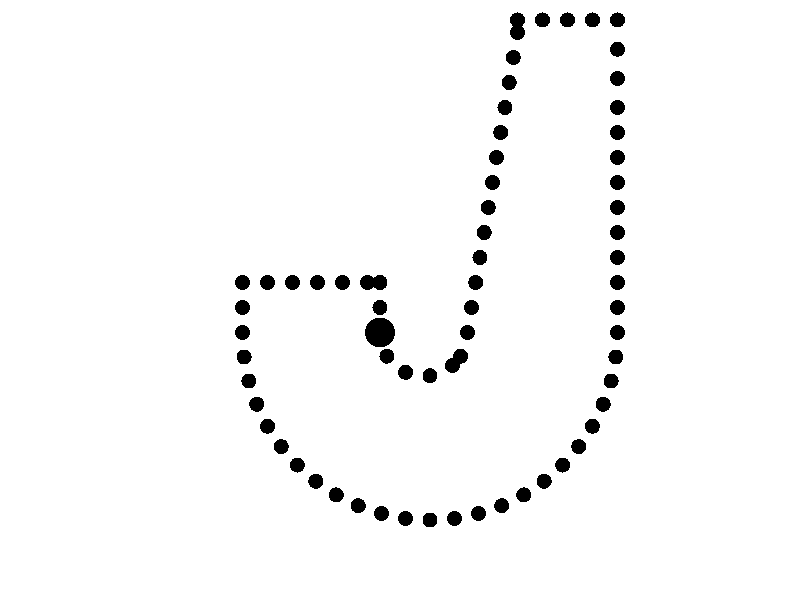

Write R code to recreate this figure.
idx_v = c(-15:15)
idx_h = c(-15:25)
par(mar=c(3,3,0,0))
layout(1, respect=TRUE)
plot(0,0,col=0, xlim=c(-20,20), ylim=c(-15,25), xaxt="n", yaxt="n", xlab="", ylab="", bty="n")
# axis(1, idx_v, las=2,  bty="n")
# axis(2, idx_h, las=2,  bty="n")
# rect(0,0,500,170)

# # rule
# abline(
#   v=idx_v,
#   h=idx_h,
#   col="grey", lty=2
# )
# plotrix::draw.circle(0,0,15, lty=2, border="grey")
# plotrix::draw.circle(-.5,0,3.5, lty=2, border="grey")

# polygon(
#   c(-15, -15, -4, -4,  cos(seq(1, 0, length.out=12)*pi) * 3.5 - 0.5, 3,  7,  7, 15, 15,  cos(seq(0, 1, length.out=19)*pi) * 15),
#   c(0  ,   4,  4,  0, -sin(seq(1, 0, length.out=12)*pi) * 3.5      , 0, 24, 25, 25, 0 , -sin(seq(0, 1, length.out=19)*pi) * 15)
# )
poteaux = data.frame(rbind(
  list(x=-15  , y=+04, col="red"  , cex=2),
  list(x=-13, y=+04, col="blue"  , cex=2),
  list(x=-11 , y=+04, col="blue"  , cex=2),
  list(x=-09  , y=+04, col="blue"  , cex=2),
  list(x=-07  , y=+04, col="blue"  , cex=2),
  list(x=-05  , y=+04, col="red"  , cex=2),
  list(x=-04  , y=+04, col="red"  , cex=2),
  list(x=-04  , y=+02, col="blue" , cex=2),
  list(x=-04  , y=+00, col="black", cex=4),
  list(x= cos(seq(1, 0, length.out=12)[3]*pi) * 3.5 - 0.5, y=-sin(seq(1, 0, length.out=12)[3]*pi) * 3.5, col="blue" , cex=2),
  list(x= cos(seq(1, 0, length.out=12)[5]*pi) * 3.5 - 0.5, y=-sin(seq(1, 0, length.out=12)[5]*pi) * 3.5, col="blue" , cex=2),
  list(x= cos(seq(1, 0, length.out=12)[7]*pi) * 3.5 - 0.5, y=-sin(seq(1, 0, length.out=12)[7]*pi) * 3.5, col="blue" , cex=2),
  list(x= cos(seq(1, 0, length.out=12)[9]*pi) * 3.5 - 0.5, y=-sin(seq(1, 0, length.out=12)[9]*pi) * 3.5, col="red" , cex=2),
  list(x= cos(seq(1, 0, length.out=12)[10]*pi) * 3.5 - 0.5, y=-sin(seq(1, 0, length.out=12)[10]*pi) * 3.5, col="red" , cex=2),
  list(x=+03.00, y=+00, col="red" , cex=2),
  list(x=+03.33, y=+02, col="purple", cex=2),
  list(x=+03.66, y=+04, col="blue", cex=2),
  list(x=+04.00, y=+06, col="purple", cex=2),
  list(x=+04.33, y=+08, col="blue", cex=2),
  list(x=+04.66, y=+10, col="purple", cex=2),
  list(x=+05.00, y=+12, col="blue", cex=2),
  list(x=+05.33, y=+14, col="purple", cex=2),
  list(x=+05.66, y=+16, col="blue", cex=2),
  list(x=+06.00, y=+18, col="purple", cex=2),
  list(x=+06.33, y=+20, col="blue", cex=2),
  list(x=+06.66, y=+22, col="purple", cex=2),
  list(x=+07.00, y=+24, col="red" , cex=2),
  list(x=+07.00, y=+25, col="red" , cex=2),
  list(x=+09   , y=+25, col="blue" , cex=2),
  list(x=+11   , y=+25, col="blue" , cex=2),
  list(x=+13   , y=+25, col="blue" , cex=2),
  list(x=+15   , y=+25, col="red" , cex=2),

  list(x=+15   , y=+22.66, col="purple", cex=2),
  list(x=+15   , y=+20.33, col="purple", cex=2),
  list(x=+15   , y=+18, col="blue", cex=2),
  list(x=+15   , y=+16, col="purple", cex=2),
  list(x=+15   , y=+14, col="purple", cex=2),
  list(x=+15   , y=+12, col="blue", cex=2),
  list(x=+15   , y=+10, col="purple", cex=2),
  list(x=+15   , y=+08, col="purple", cex=2),
  list(x=+15   , y=+06, col="blue", cex=2),
  list(x=+15   , y=+04, col="purple", cex=2),
  list(x=+15   , y=+02, col="purple", cex=2),

  list(x= cos(seq(0, 1, length.out=25)[01]*pi) * 15, y=-sin(seq(0, 1, length.out=25)[01]*pi) * 15, col="red" , cex=2),
  list(x= cos(seq(0, 1, length.out=25)[02]*pi) * 15, y=-sin(seq(0, 1, length.out=25)[02]*pi) * 15, col="purple" , cex=2),
  list(x= cos(seq(0, 1, length.out=25)[03]*pi) * 15, y=-sin(seq(0, 1, length.out=25)[03]*pi) * 15, col="purple" , cex=2),
  list(x= cos(seq(0, 1, length.out=25)[04]*pi) * 15, y=-sin(seq(0, 1, length.out=25)[04]*pi) * 15, col="blue"   , cex=2),
  list(x= cos(seq(0, 1, length.out=25)[05]*pi) * 15, y=-sin(seq(0, 1, length.out=25)[05]*pi) * 15, col="purple" , cex=2),
  list(x= cos(seq(0, 1, length.out=25)[06]*pi) * 15, y=-sin(seq(0, 1, length.out=25)[06]*pi) * 15, col="purple" , cex=2),
  list(x= cos(seq(0, 1, length.out=25)[07]*pi) * 15, y=-sin(seq(0, 1, length.out=25)[07]*pi) * 15, col="blue"   , cex=2),
  list(x= cos(seq(0, 1, length.out=25)[08]*pi) * 15, y=-sin(seq(0, 1, length.out=25)[08]*pi) * 15, col="purple" , cex=2),
  list(x= cos(seq(0, 1, length.out=25)[09]*pi) * 15, y=-sin(seq(0, 1, length.out=25)[09]*pi) * 15, col="purple" , cex=2),
  list(x= cos(seq(0, 1, length.out=25)[10]*pi) * 15, y=-sin(seq(0, 1, length.out=25)[10]*pi) * 15, col="blue"   , cex=2),
  list(x= cos(seq(0, 1, length.out=25)[11]*pi) * 15, y=-sin(seq(0, 1, length.out=25)[11]*pi) * 15, col="purple" , cex=2),
  list(x= cos(seq(0, 1, length.out=25)[12]*pi) * 15, y=-sin(seq(0, 1, length.out=25)[12]*pi) * 15, col="purple" , cex=2),
  list(x= cos(seq(0, 1, length.out=25)[13]*pi) * 15, y=-sin(seq(0, 1, length.out=25)[13]*pi) * 15, col="RED"   , cex=2),
  list(x= cos(seq(0, 1, length.out=25)[14]*pi) * 15, y=-sin(seq(0, 1, length.out=25)[14]*pi) * 15, col="purple" , cex=2),
  list(x= cos(seq(0, 1, length.out=25)[15]*pi) * 15, y=-sin(seq(0, 1, length.out=25)[15]*pi) * 15, col="purple" , cex=2),
  list(x= cos(seq(0, 1, length.out=25)[16]*pi) * 15, y=-sin(seq(0, 1, length.out=25)[16]*pi) * 15, col="blue"   , cex=2),
  list(x= cos(seq(0, 1, length.out=25)[17]*pi) * 15, y=-sin(seq(0, 1, length.out=25)[17]*pi) * 15, col="purple" , cex=2),
  list(x= cos(seq(0, 1, length.out=25)[18]*pi) * 15, y=-sin(seq(0, 1, length.out=25)[18]*pi) * 15, col="purple"   , cex=2),
  list(x= cos(seq(0, 1, length.out=25)[19]*pi) * 15, y=-sin(seq(0, 1, length.out=25)[19]*pi) * 15, col="blue"  , cex=2),
  list(x= cos(seq(0, 1, length.out=25)[20]*pi) * 15, y=-sin(seq(0, 1, length.out=25)[20]*pi) * 15, col="purple", cex=2),
  list(x= cos(seq(0, 1, length.out=25)[21]*pi) * 15, y=-sin(seq(0, 1, length.out=25)[21]*pi) * 15, col="purple", cex=2),
  list(x= cos(seq(0, 1, length.out=25)[22]*pi) * 15, y=-sin(seq(0, 1, length.out=25)[22]*pi) * 15, col="blue"  , cex=2),
  list(x= cos(seq(0, 1, length.out=25)[23]*pi) * 15, y=-sin(seq(0, 1, length.out=25)[23]*pi) * 15, col="purple", cex=2),
  list(x= cos(seq(0, 1, length.out=25)[24]*pi) * 15, y=-sin(seq(0, 1, length.out=25)[24]*pi) * 15, col="purple", cex=2),
  list(x= cos(seq(0, 1, length.out=25)[25]*pi) * 15, y=-sin(seq(0, 1, length.out=25)[25]*pi) * 15, col="red"   , cex=2),

  list(x=-15  , y=+02, col="blue"  , cex=2),
  list(x=-15  , y=+04, col="red"  , cex=2),
  NULL
  ))
poteaux = data.frame(lapply(data.frame(poteaux, stringsAsFactors=FALSE), unlist), stringsAsFactors=FALSE)
points(poteaux$x, poteaux$y, col=1, cex=poteaux$cex, pch=16)


# # Potes
# arrows(-5,4,-4,4, col="green", lwd=5, length=0)
# points(-5,4, col="green", cex=2)
# points(-4,4, col="green", cex=2)
# text(-4.5, 5, "Porte", col=2)
#
# x1= cos(seq(1, 0, length.out=12)[9]*pi) * 3.5 - 0.5 ; y1=-sin(seq(1, 0, length.out=12)[9]*pi) * 3.5
# x2= cos(seq(1, 0, length.out=12)[10]*pi) * 3.5 - 0.5; y2=-sin(seq(1, 0, length.out=12)[10]*pi) * 3.5
# arrows(x1,y1,x2,y2, col="green", lwd=5, length=0)
# points(x1,y1, col="green", cex=2)
# points(x2,y2, col="green", cex=2)
# text(6, 24.5, "Porte", col=2)
#
# x1= 7; y1=24
# x2= 7; y2=25
# arrows(x1,y1,x2,y2, col="green", lwd=5, length=0)
# points(x1,y1, col="green", cex=2)
# points(x2,y2, col="green", cex=2)
# text(6, 24.5, "Porte", col=2)
# text(1.3, -1.5, "Porte", col=2)
#
# # Distance entre les poteaux
#
# for (i in 2:nrow(poteaux)) {
#   text(mean(c(poteaux[i,]$x, poteaux[i-1,]$x)), mean(c(poteaux[i,]$y, poteaux[i-1,]$y)), signif(sqrt((poteaux[i,]$x - poteaux[i-1,]$x)^2 + (poteaux[i,]$y - poteaux[i-1,]$y)^2), 3))
# }
#
#
#
#
# legend("topleft",
#   c("grillage", "jardin", "poteau téléphonique",
#     paste0("1ère phase (", sum(poteaux$col=="red")   , " poteaux)"),
#     paste0("2nde phase (", sum(poteaux$col=="blue")  , " poteaux)"),
#     paste0("3ème phase (", sum(poteaux$col=="purple"), " poteaux)"),
#     paste0("portillons (1m de large hors tout)")
#   ),
#   col=c("black", "lightgreen", "black", "red", "blue", "purple", "green"),
#   lty=c(1, 0, 0, 0, 0, 0, 1),
#   lwd=c(1, 0, 0, 0, 0, 0, 5),
#   pch=c(NA, 15, 16, 16, 16, 16, 1),
#   cex=1.5
# )